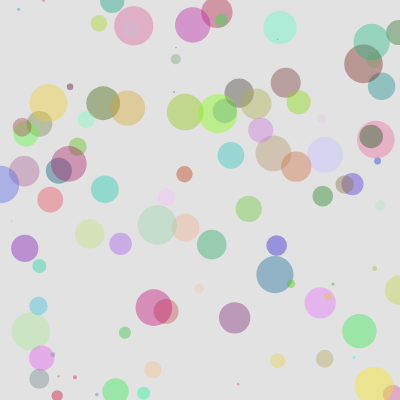
Frame 1 (no input)
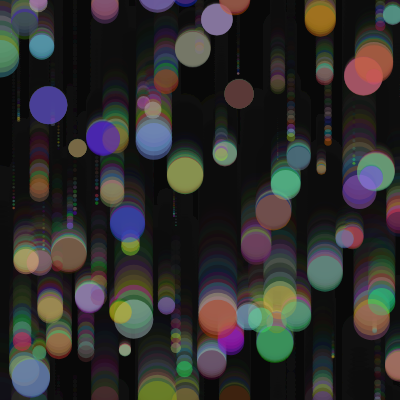
Frame 60 (no input)
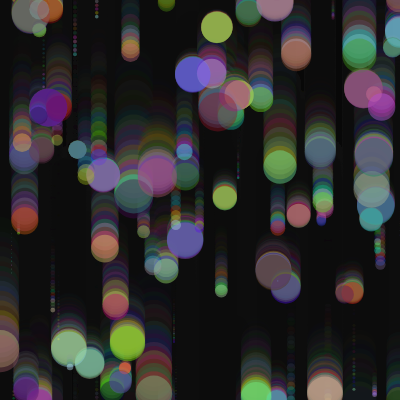
Frame 120 (the mouse pressed at the canvas centre since frame 60)

The p5.js sketch that drew these frames (run headless with seeded random() and noise() and a simulated clock; from frame 60 on, the mouse is pressed at the canvas centre):

// p5.js sketch
// ── sketch.js
alert("This page contains flashing images.");

class Circle {
	  constructor(x, y, r, g) {
			this . x = x;
			this . y = y;
			this . radius = r;
      this . gravity = g;
		}

  show() {
    ellipse(this.x, this.y, this.radius*2);
	}
  

update() {
  if(this.y > height) {
    this.y = -10;
  } else {
    this.y += this.gravity;
    }
  }
}
let circles = []

function setup() {
  createCanvas(400, 400);
	
	for (let i = 0; i < 100; i++) {
		circles.push(new Circle(random(width), random(height), random(20), random(5)))
	}
}
let circle = new Circle(200, 200, 50);
function draw() {
  background(10.70,30);
	for (let i = 0; i < circles.length; i++) {
    noStroke();
    fill(random(255), random(255), random(255), 100);
		circles[i].show();
    circles[i].update()
	}
	//circle.show()
}
